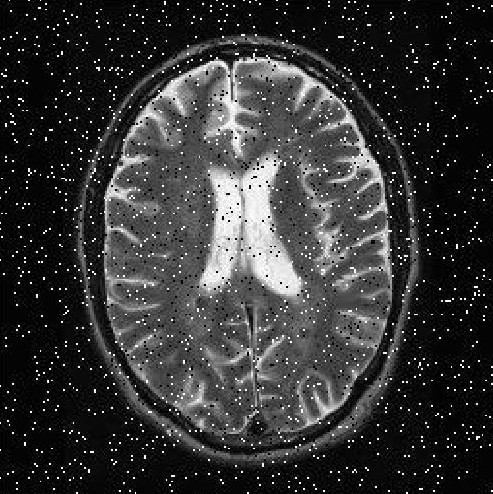
#> input picture images/mri.jpg, 493 x 494 px
$ python Median_Filter.py
#> lines starting #> are read from the running program, lines starting #| are printed output that depends on the picture
import numpy as np
from skimage import io, img_as_float32, color
from skimage.util import view_as_windows
import matplotlib.pyplot as plt

# TODO: Use existing median filter from skimage or cv?

def Median2D(image, size=3):

    # Calculate the padding width
    pad_size = size // 2

    # Pad the image to handle borders
    padded_image = np.pad(image, ((pad_size, pad_size), (pad_size, pad_size)), mode='constant', constant_values=0)

    # Create sliding window view
    windows = view_as_windows(padded_image, (size, size))

    # Compute the median for each window
    output = np.median(windows, axis=(2, 3))

    return output

# Load the image and convert it to float32
I = img_as_float32(io.imread('../images/mri.jpg'))
#> I: shape (494, 493, 3) float32; min 0, max 1, mean 0.21

# Convert the image to grayscale if it's not already
if I.ndim == 3:  # Check if the image is RGB
    I_gray = color.rgb2gray(I)  # Convert to grayscale

# Apply the median filter
I_filtered = Median2D(I_gray, size=5)
#> in Median2D, `padded_image = np.pad(image, ((pad_size, pad_size), (pad_size, pad_siz..`:
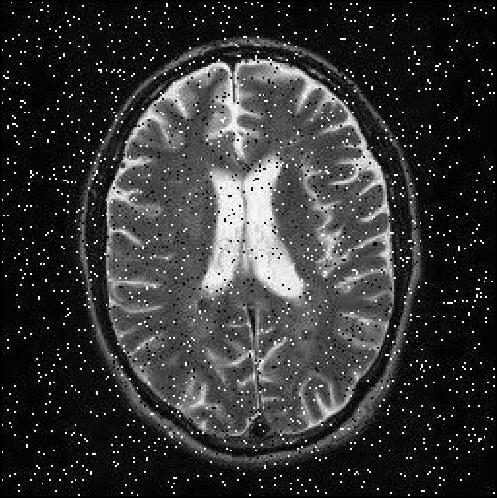
#> padded_image: shape (498, 497) float32; min 0, max 1, mean 0.206
#> in Median2D, `output = np.median(windows, axis=(2, 3))`:
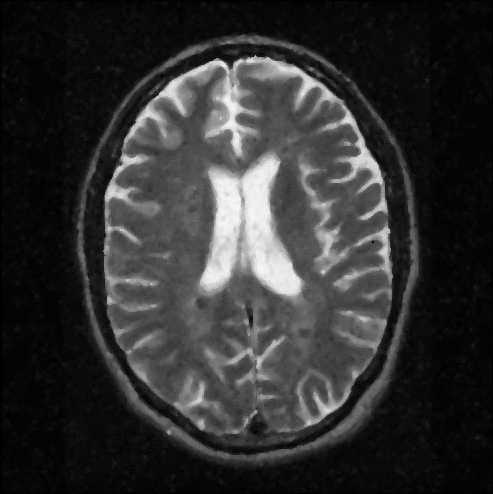
#> output: shape (494, 493) float32; min 0, max 0.976, mean 0.192

# Display the images side by side
fig, (ax1, ax2) = plt.subplots(1, 2, figsize=(12, 5))

ax1.imshow(I_gray, cmap='gray')
ax1.set_title('Gray Image')
ax1.axis('off')

ax2.imshow(I_filtered, cmap='gray')
ax2.set_title('Filtered Image')
ax2.axis('off')

plt.show()
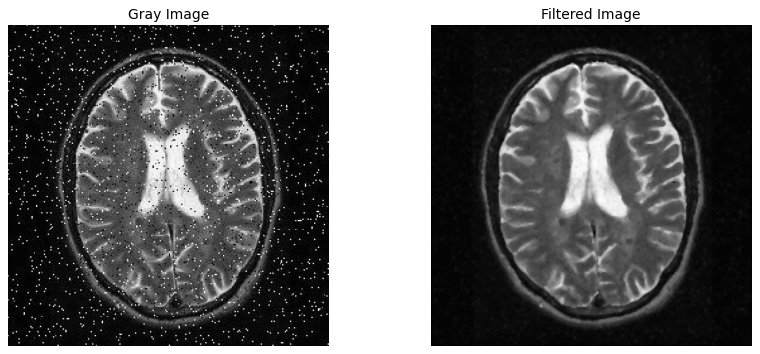
#> figure drawn by matplotlib, 2 panels

$ run again, with images/car_1024_768.jpg copied over images/mri.jpg
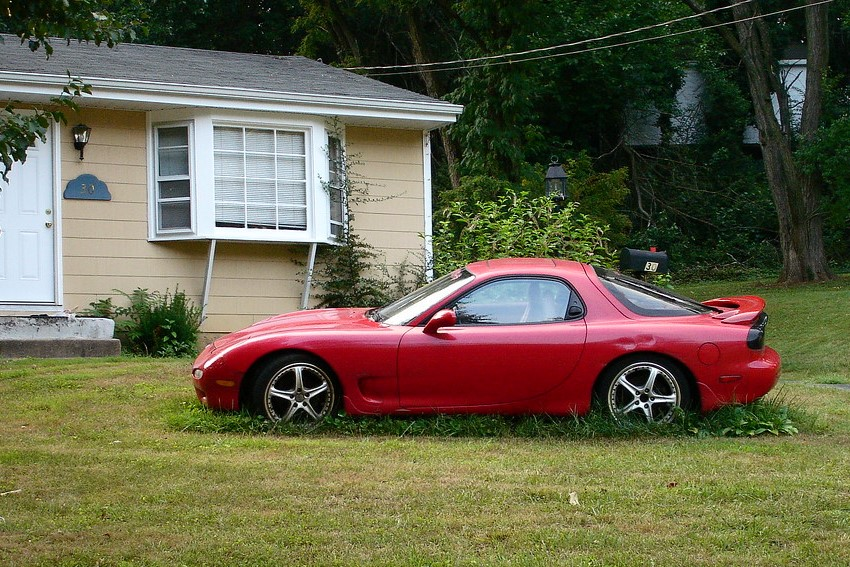
#> input picture images/car_1024_768.jpg, 850 x 567 px
#> in Median2D, `output = np.median(windows, axis=(2, 3))`:
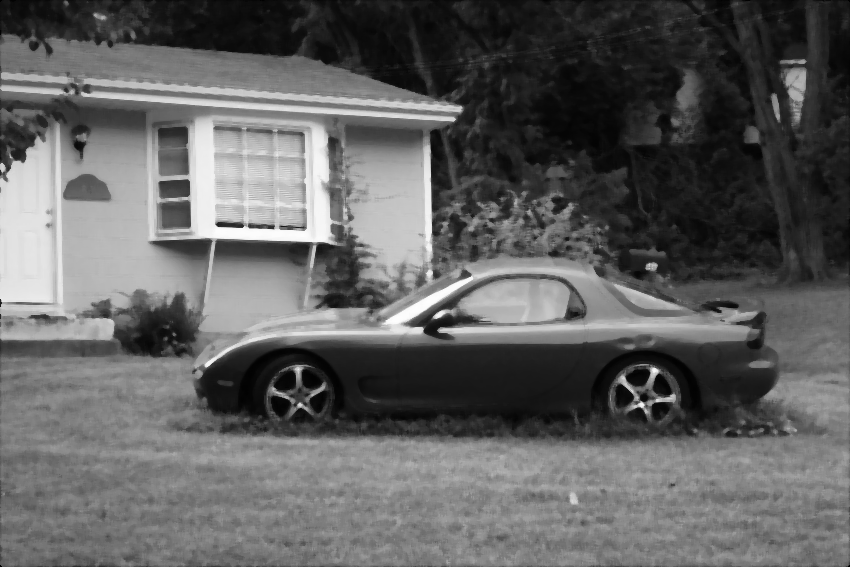
#> output: shape (567, 850) float32; min 0, max 0.997, mean 0.381
#> `plt.show()`:
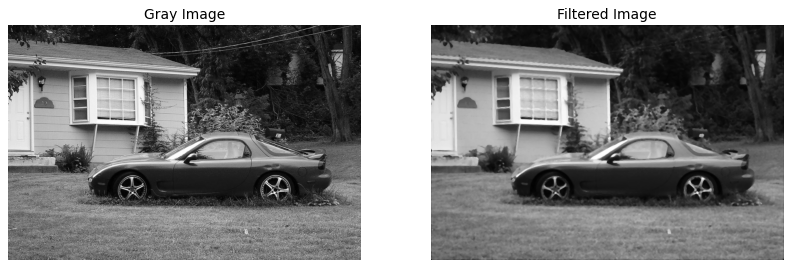
#> figure drawn by matplotlib, 2 panels

$ run again, with images/cat_850_567.jpg copied over images/mri.jpg
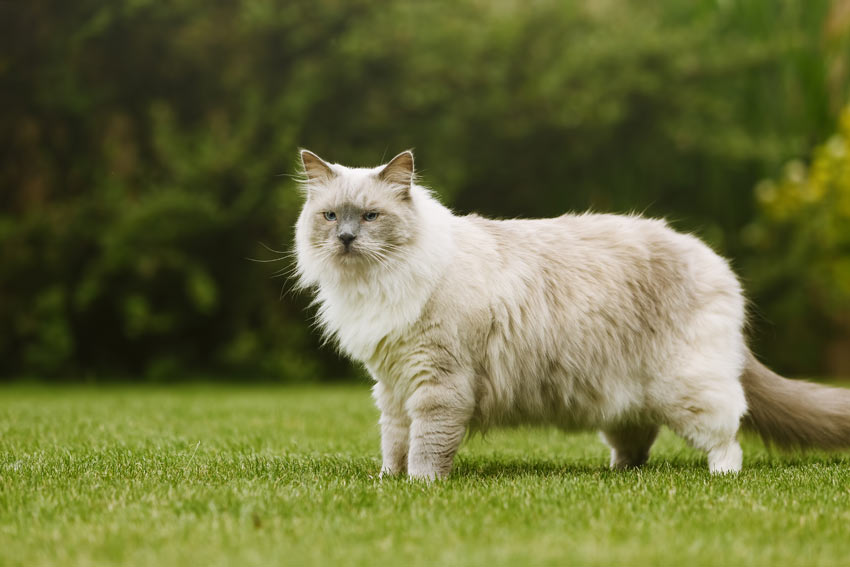
#> input picture images/cat_850_567.jpg, 850 x 567 px
#> in Median2D, `padded_image = np.pad(image, ((pad_size, pad_size), (pad_size, pad_siz..`:
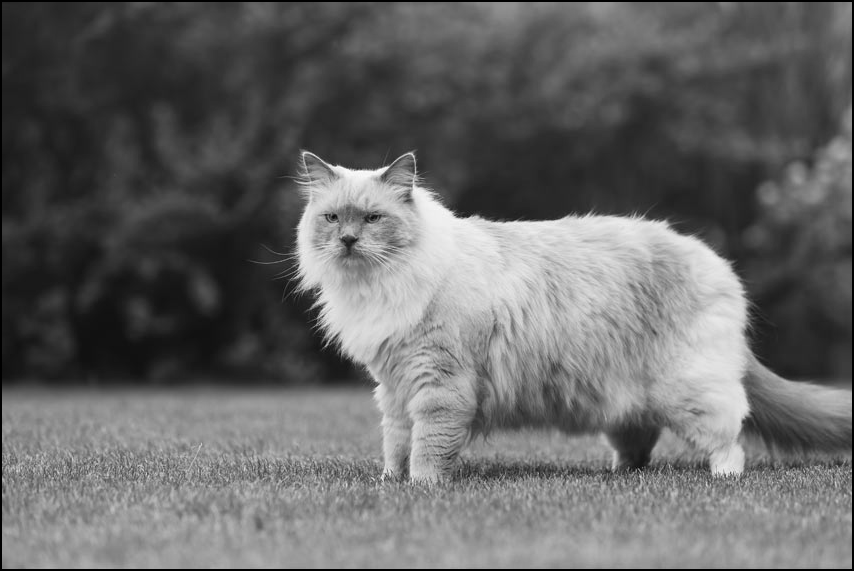
#> padded_image: shape (571, 854) float32; min 0, max 0.999, mean 0.406
#> `plt.show()`:
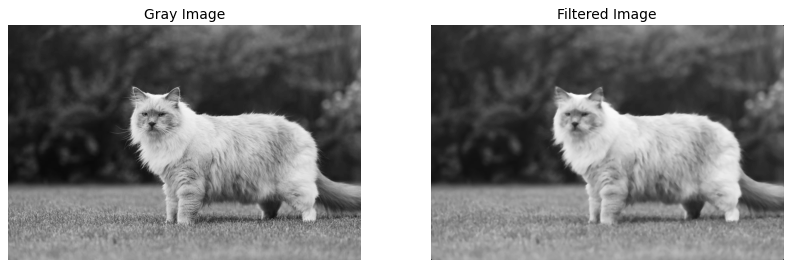
#> figure drawn by matplotlib, 2 panels
